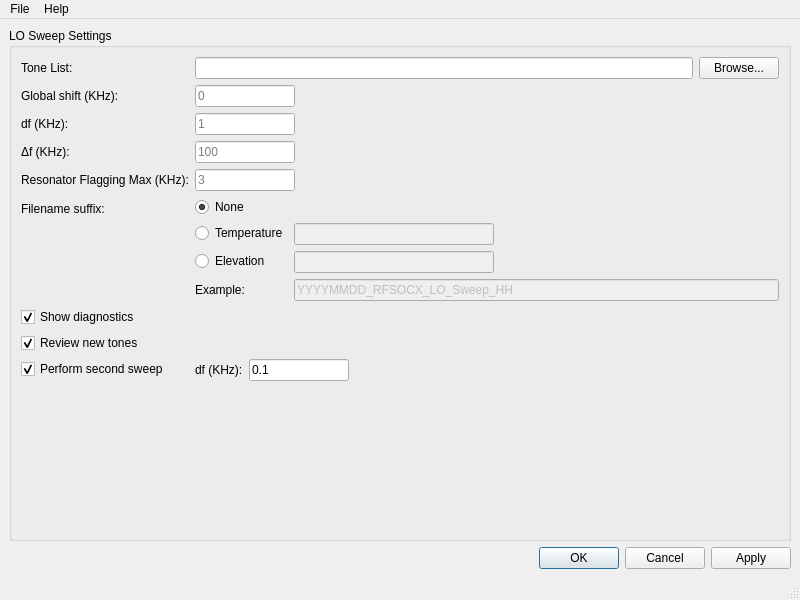
<?xml version="1.0" encoding="UTF-8"?>
<ui version="4.0">
 <class>MainWindow</class>
 <widget class="QMainWindow" name="MainWindow">
  <property name="geometry">
   <rect>
    <x>0</x>
    <y>0</y>
    <width>800</width>
    <height>600</height>
   </rect>
  </property>
  <property name="windowTitle">
   <string>LO Sweep Configuration</string>
  </property>
  <widget class="QWidget" name="centralwidget">
   <layout class="QVBoxLayout" name="verticalLayout">
    <item>
     <widget class="QGroupBox" name="lo_settings_groupBox">
      <property name="title">
       <string>LO Sweep Settings</string>
      </property>
      <layout class="QFormLayout" name="formLayout">
       <item row="0" column="0">
        <widget class="QLabel" name="tone_list_label">
         <property name="toolTip">
          <string>Choose a list of resonant frequencies</string>
         </property>
         <property name="whatsThis">
          <string>List of tones of resonant frequencies</string>
         </property>
         <property name="text">
          <string>Tone List:</string>
         </property>
        </widget>
       </item>
       <item row="0" column="1">
        <layout class="QHBoxLayout" name="tone_list_horizontalLayout">
         <item>
          <widget class="QLineEdit" name="tone_list_lineEdit"/>
         </item>
         <item>
          <widget class="QPushButton" name="tone_list_pushButton">
           <property name="text">
            <string>Browse...</string>
           </property>
          </widget>
         </item>
        </layout>
       </item>
       <item row="1" column="0">
        <widget class="QLabel" name="global_shift_label">
         <property name="toolTip">
          <string>A shift to apply to each tone</string>
         </property>
         <property name="whatsThis">
          <string>Amount to shift each tone in KHz, at 400 MHz</string>
         </property>
         <property name="text">
          <string>Global shift (KHz):</string>
         </property>
        </widget>
       </item>
       <item row="1" column="1">
        <widget class="QLineEdit" name="global_shift_lineEdit">
         <property name="maximumSize">
          <size>
           <width>100</width>
           <height>16777215</height>
          </size>
         </property>
         <property name="text">
          <string/>
         </property>
         <property name="placeholderText">
          <string>0</string>
         </property>
        </widget>
       </item>
       <item row="2" column="0">
        <widget class="QLabel" name="df_label">
         <property name="toolTip">
          <string>Spacing between data points in KHz</string>
         </property>
         <property name="whatsThis">
          <string>Spacing between data points in KHz</string>
         </property>
         <property name="text">
          <string>df (KHz):</string>
         </property>
        </widget>
       </item>
       <item row="2" column="1">
        <widget class="QLineEdit" name="df_lineEdit">
         <property name="maximumSize">
          <size>
           <width>100</width>
           <height>16777215</height>
          </size>
         </property>
         <property name="placeholderText">
          <string>1</string>
         </property>
        </widget>
       </item>
       <item row="3" column="0">
        <widget class="QLabel" name="deltaf_label">
         <property name="toolTip">
          <string>Total span of sweep in KHZ</string>
         </property>
         <property name="whatsThis">
          <string>Total span of sweep in KHz</string>
         </property>
         <property name="text">
          <string>Δf (KHz):</string>
         </property>
        </widget>
       </item>
       <item row="3" column="1">
        <widget class="QLineEdit" name="deltaf_lineEdit">
         <property name="maximumSize">
          <size>
           <width>100</width>
           <height>16777215</height>
          </size>
         </property>
         <property name="text">
          <string/>
         </property>
         <property name="placeholderText">
          <string>100</string>
         </property>
        </widget>
       </item>
       <item row="4" column="0">
        <widget class="QLabel" name="flagging_label">
         <property name="toolTip">
          <string>Maximum shift to flag</string>
         </property>
         <property name="whatsThis">
          <string>Maximum shift to flag</string>
         </property>
         <property name="text">
          <string>Resonator Flagging Max (KHz):</string>
         </property>
        </widget>
       </item>
       <item row="4" column="1">
        <widget class="QLineEdit" name="flagging_lineEdit">
         <property name="maximumSize">
          <size>
           <width>100</width>
           <height>16777215</height>
          </size>
         </property>
         <property name="placeholderText">
          <string>3</string>
         </property>
        </widget>
       </item>
       <item row="5" column="0">
        <widget class="QLabel" name="filename_suffix_label">
         <property name="toolTip">
          <string>Suffix to append to the end of the LO sweep file</string>
         </property>
         <property name="whatsThis">
          <string>Suffix to append to the end of the LO sweep file</string>
         </property>
         <property name="text">
          <string>Filename suffix:</string>
         </property>
        </widget>
       </item>
       <item row="6" column="0">
        <widget class="QCheckBox" name="show_diagnostics_checkBox">
         <property name="toolTip">
          <string>Show diagnostics after running the sweep</string>
         </property>
         <property name="whatsThis">
          <string>Show diagnostics after running the sweep</string>
         </property>
         <property name="text">
          <string>Show diagnostics</string>
         </property>
         <property name="checked">
          <bool>true</bool>
         </property>
        </widget>
       </item>
       <item row="7" column="0">
        <widget class="QCheckBox" name="reveiw_tones_checkbox">
         <property name="toolTip">
          <string>Review the new tone list after the sweep</string>
         </property>
         <property name="whatsThis">
          <string>Review the new tone list after the sweep. Unchecking this box will accept the input tone list</string>
         </property>
         <property name="text">
          <string>Review new tones</string>
         </property>
         <property name="checked">
          <bool>true</bool>
         </property>
        </widget>
       </item>
       <item row="8" column="0">
        <widget class="QCheckBox" name="second_sweep_checkBox">
         <property name="toolTip">
          <string>Run a second LO sweep</string>
         </property>
         <property name="whatsThis">
          <string>Run a second LO sweep</string>
         </property>
         <property name="text">
          <string>Perform second sweep</string>
         </property>
         <property name="checked">
          <bool>true</bool>
         </property>
        </widget>
       </item>
       <item row="8" column="1">
        <layout class="QHBoxLayout" name="second_sweep_horizontalLayout">
         <item>
          <widget class="QLabel" name="second_sweep_df_label">
           <property name="enabled">
            <bool>true</bool>
           </property>
           <property name="toolTip">
            <string>Spacing between data points in KHz</string>
           </property>
           <property name="whatsThis">
            <string>Spacing between data points in KHz</string>
           </property>
           <property name="text">
            <string>df (KHz):</string>
           </property>
          </widget>
         </item>
         <item>
          <widget class="QLineEdit" name="second_sweep_df_lineEdit">
           <property name="enabled">
            <bool>true</bool>
           </property>
           <property name="maximumSize">
            <size>
             <width>100</width>
             <height>16777215</height>
            </size>
           </property>
           <property name="text">
            <string>0.1</string>
           </property>
          </widget>
         </item>
         <item>
          <spacer name="second_sweep_horizontalSpacer">
           <property name="orientation">
            <enum>Qt::Orientation::Horizontal</enum>
           </property>
           <property name="sizeHint" stdset="0">
            <size>
             <width>40</width>
             <height>20</height>
            </size>
           </property>
          </spacer>
         </item>
        </layout>
       </item>
       <item row="5" column="1">
        <layout class="QFormLayout" name="filename_suffix_formLayout">
         <item row="0" column="0">
          <widget class="QRadioButton" name="filename_none_radioButton">
           <property name="text">
            <string>None</string>
           </property>
           <property name="checked">
            <bool>true</bool>
           </property>
           <attribute name="buttonGroup">
            <string notr="true">buttonGroup</string>
           </attribute>
          </widget>
         </item>
         <item row="1" column="0">
          <widget class="QRadioButton" name="filename_temperature_radioButton">
           <property name="enabled">
            <bool>true</bool>
           </property>
           <property name="text">
            <string>Temperature</string>
           </property>
           <property name="checked">
            <bool>false</bool>
           </property>
           <attribute name="buttonGroup">
            <string notr="true">buttonGroup</string>
           </attribute>
          </widget>
         </item>
         <item row="1" column="1">
          <widget class="QLineEdit" name="filename_temperature_lineEdit">
           <property name="enabled">
            <bool>false</bool>
           </property>
           <property name="maximumSize">
            <size>
             <width>200</width>
             <height>16777215</height>
            </size>
           </property>
           <property name="readOnly">
            <bool>false</bool>
           </property>
          </widget>
         </item>
         <item row="2" column="0">
          <widget class="QRadioButton" name="filename_elevation_radioButton">
           <property name="text">
            <string>Elevation</string>
           </property>
           <attribute name="buttonGroup">
            <string notr="true">buttonGroup</string>
           </attribute>
          </widget>
         </item>
         <item row="2" column="1">
          <widget class="QLineEdit" name="filename_elevation_lineEdit">
           <property name="enabled">
            <bool>false</bool>
           </property>
           <property name="maximumSize">
            <size>
             <width>200</width>
             <height>16777215</height>
            </size>
           </property>
          </widget>
         </item>
         <item row="3" column="0">
          <widget class="QLabel" name="filename_example_label">
           <property name="text">
            <string>Example:</string>
           </property>
          </widget>
         </item>
         <item row="3" column="1">
          <widget class="QLineEdit" name="filename_example_lineEdit">
           <property name="enabled">
            <bool>false</bool>
           </property>
           <property name="text">
            <string>YYYYMMDD_RFSOCX_LO_Sweep_HH</string>
           </property>
           <property name="readOnly">
            <bool>true</bool>
           </property>
          </widget>
         </item>
        </layout>
       </item>
      </layout>
     </widget>
    </item>
    <item>
     <widget class="QDialogButtonBox" name="dialog_button_box">
      <property name="standardButtons">
       <set>QDialogButtonBox::StandardButton::Apply|QDialogButtonBox::StandardButton::Cancel|QDialogButtonBox::StandardButton::Ok</set>
      </property>
     </widget>
    </item>
   </layout>
  </widget>
  <widget class="QMenuBar" name="menubar">
   <property name="geometry">
    <rect>
     <x>0</x>
     <y>0</y>
     <width>800</width>
     <height>22</height>
    </rect>
   </property>
   <widget class="QMenu" name="menuFile">
    <property name="title">
     <string>File</string>
    </property>
   </widget>
   <widget class="QMenu" name="menuHelp">
    <property name="title">
     <string>Help</string>
    </property>
    <addaction name="actionWhat_s_This"/>
   </widget>
   <addaction name="menuFile"/>
   <addaction name="menuHelp"/>
  </widget>
  <widget class="QStatusBar" name="statusbar"/>
  <action name="actionWhat_s_This">
   <property name="icon">
    <iconset theme="QIcon::ThemeIcon::HelpFaq"/>
   </property>
   <property name="text">
    <string>What's This?</string>
   </property>
   <property name="toolTip">
    <string>Click on GUI elements for more information</string>
   </property>
  </action>
 </widget>
 <resources/>
 <connections/>
 <buttongroups>
  <buttongroup name="buttonGroup"/>
 </buttongroups>
</ui>
